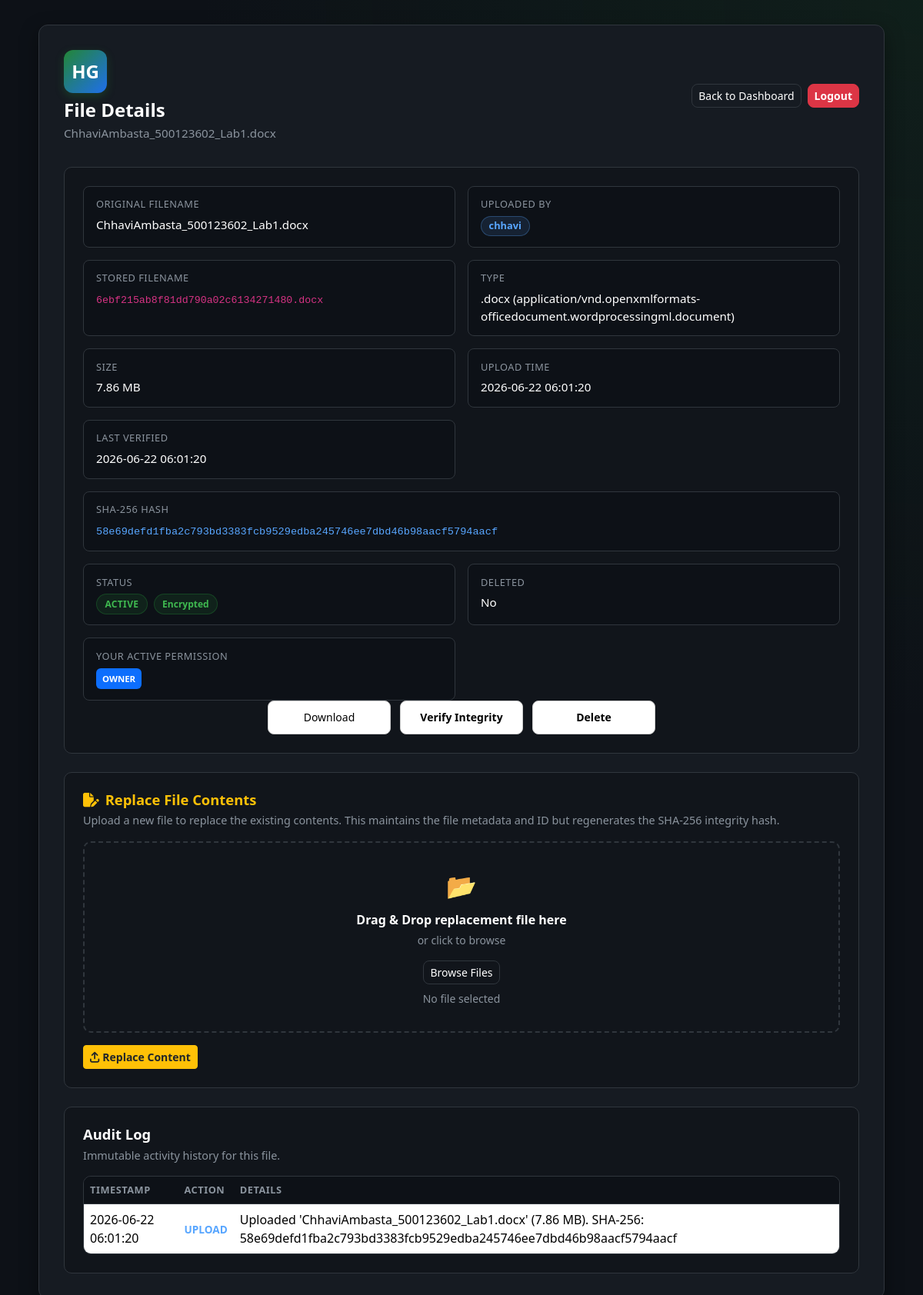
The app's page /files/18 (signed in), older data.
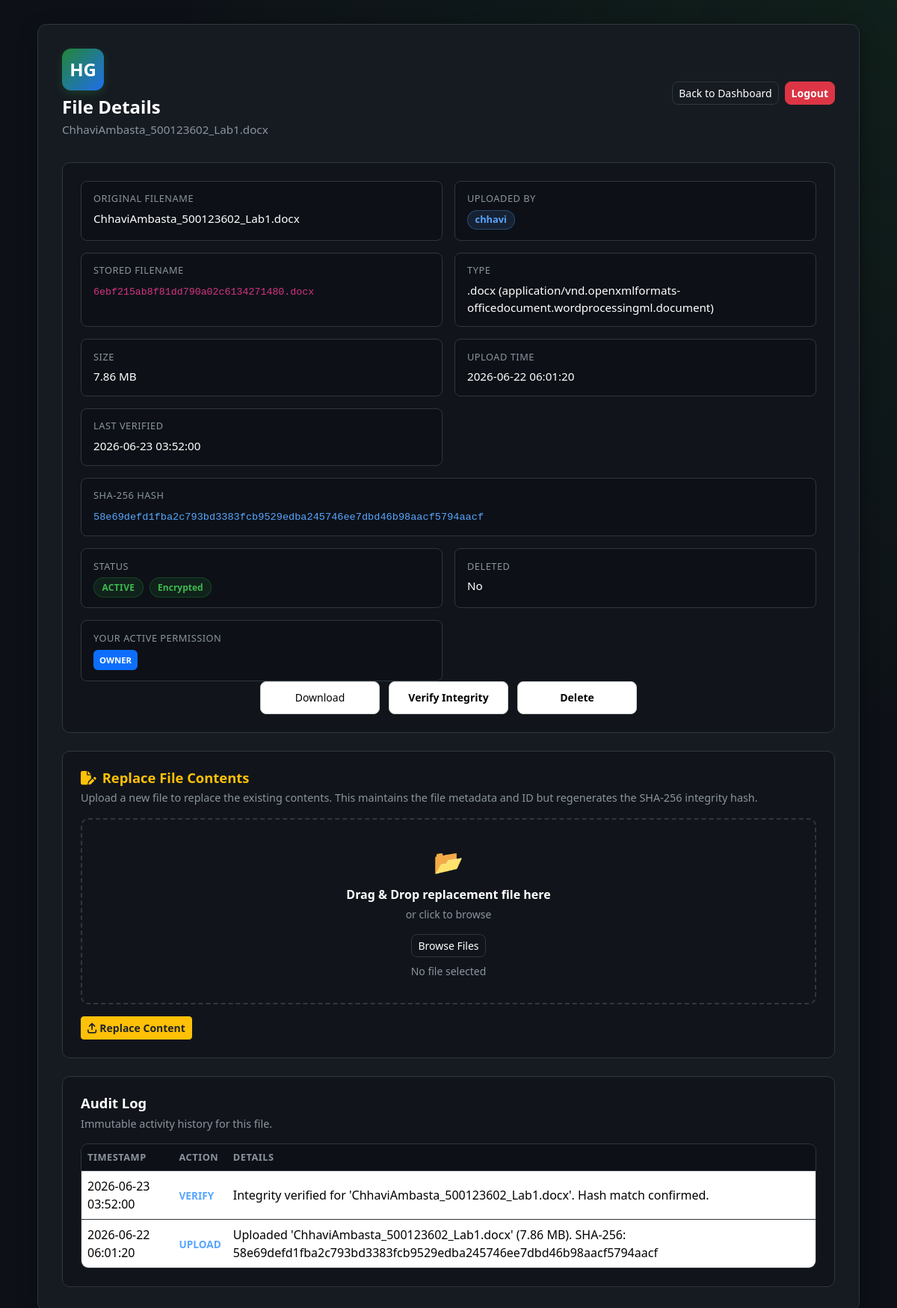
The same page, newer data.
### tables this page shows
CREATE TABLE files (
    id INTEGER PRIMARY KEY AUTOINCREMENT,
    owner_id INTEGER NOT NULL,
    original_filename TEXT NOT NULL,
    stored_filename TEXT NOT NULL,
    file_extension TEXT NOT NULL,
    file_size INTEGER NOT NULL,
    mime_type TEXT NOT NULL,
    sha256_hash TEXT NOT NULL,
    upload_time TIMESTAMP DEFAULT CURRENT_TIMESTAMP,
    last_verified TIMESTAMP,
    status TEXT NOT NULL DEFAULT 'ACTIVE',
    is_deleted INTEGER NOT NULL DEFAULT 0, content_hash TEXT,
    FOREIGN KEY (owner_id) REFERENCES users(id)
);

CREATE TABLE file_audit_logs (
    id INTEGER PRIMARY KEY AUTOINCREMENT,
    file_id INTEGER,
    user_id INTEGER NOT NULL,
    action TEXT NOT NULL,
    timestamp TIMESTAMP DEFAULT CURRENT_TIMESTAMP,
    details TEXT,
    FOREIGN KEY (file_id) REFERENCES files(id),
    FOREIGN KEY (user_id) REFERENCES users(id)
);

### file_routes.py (the view)
    @files_bp.route("/files/<int:file_id>")
    @login_required
    def file_details(file_id):
        conn = get_db_connection()
        try:
            file_record = get_file_by_id(conn, file_id, include_deleted=True)
            if not file_record:
                flash("File not found.", "danger")
                return redirect(url_for("dashboard"))
            if not has_read_permission(conn, file_id, current_user_id()):
                flash("You do not have permission to view this file's details. Request access first.", "warning")
                return redirect(url_for("dashboard"))
            file_record, audit_logs = get_file_audit_logs(conn, file_id)
            role = get_user_file_permission(conn, file_id, current_user_id())
            can_write = has_write_permission(conn, file_id, current_user_id())
        finally:
            conn.close()
        return render_template(
            "file_details.html",
            username=session.get("username"),
            file_record=file_record,
            audit_logs=audit_logs,
            formatted_size=format_file_size(file_record["file_size"]),
            truncated_hash=truncate_hash(file_record["sha256_hash"]),
            is_owner=is_file_owner(file_record, current_user_id()),
            role=role,
            can_write=can_write,
        )

### app.py (called while the page is built)
def get_db_connection():
    conn = sqlite3.connect(DATABASE_PATH)
    conn.row_factory = sqlite3.Row
    return conn

def utc_now():
    return datetime.utcnow()

def login_required(view_func):
    @wraps(view_func)
    def wrapped_view(*args, **kwargs):
        if "user_id" not in session:
            flash("Please log in to access the dashboard.", "warning")
            return redirect(url_for("login"))
        last_activity = session.get("last_activity")
        if last_activity and (utc_now().timestamp() - last_activity) > SESSION_TIMEOUT_SECONDS:
            session.clear()
            flash("Your session has expired due to inactivity. Please log in again.", "warning")
            return redirect(url_for("login"))
        session["last_activity"] = utc_now().timestamp()
        return view_func(*args, **kwargs)
    return wrapped_view

### file_service.py (called while the page is built)
def format_file_size(num_bytes):
    if num_bytes < 1024:
        return f"{num_bytes} B"
    if num_bytes < 1024 * 1024:
        return f"{num_bytes / 1024:.1f} KB"
    if num_bytes < 1024 * 1024 * 1024:
        return f"{num_bytes / (1024 * 1024):.2f} MB"
    return f"{num_bytes / (1024 * 1024 * 1024):.2f} GB"

### templates/file_details.html (shortened to what the changed rows need)
<!DOCTYPE html>
<html lang="en">
<head>
    <link href="https://cdn.jsdelivr.net/npm/bootstrap@5.3.3/dist/css/bootstrap.min.css" rel="stylesheet">
    <link rel="stylesheet" href="https://cdnjs.cloudflare.com/ajax/libs/font-awesome/6.4.0/css/all.min.css">
    <link rel="stylesheet" href="{{ url_for('static', filename='css/style.css') }}">
</head>
<body>
    <div class="dashboard-wrapper">
        <div class="container dashboard-container">
            <div class="dashboard-card dashboard-card-wide mx-auto">
                <div class="dashboard-header">
                    <div>
                        <div class="brand-logo mb-2">HG</div>
                        <h1 class="welcome-text">File Details</h1>
                        <p class="welcome-subtext">{{ file_record.original_filename }}</p>
                    </div>
                </div>
                <section class="dashboard-section">
                    <div class="details-grid">
                        <div class="detail-item">
                            <span class="detail-label">Original Filename</span>
                            <span class="detail-value">{{ file_record.original_filename }}</span>
                        </div>
                        <div class="detail-item">
                            <span class="detail-value"><code>{{ file_record.stored_filename }}</code></span>
                        </div>
                        <div class="detail-item">
                            <span class="detail-label">Type</span>
                            <span class="detail-value">.{{ file_record.file_extension }} ({{ file_record.mime_type }})</span>
                        </div>
                        <div class="detail-item">
                            <span class="detail-label">Upload Time</span>
                            <span class="detail-value">{{ file_record.upload_time }}</span>
                        </div>
                        <div class="detail-item">
                            <span class="detail-label">Last Verified</span>
                            <span class="detail-value">{{ file_record.last_verified or "Not verified yet" }}</span>
                        </div>
                        <div class="detail-item detail-item-full">
                            <span class="detail-value"><code class="hash-full">{{ file_record.sha256_hash }}</code></span>
                        </div>
                        <div class="detail-item">
                            <span class="detail-value">
                                <span class="status-badge status-{{ file_record.status|lower }}">{{ file_record.status }}</span>
                                <span class="encryption-badge ms-1">Encrypted</span>
                            </span>
                        </div>
                        <div class="detail-item">
                            <span class="detail-label">Deleted</span>
                            <span class="detail-value">{{ "Yes" if file_record.is_deleted else "No" }}</span>
                        </div>
                    </div>
                </section>
                {% if can_write and not file_record.is_deleted %}
                <section class="dashboard-section mt-4">
                    <h2 class="section-title text-warning"><i class="fa-solid fa-file-pen me-2"></i>Replace File Contents</h2>
                </section>
                {% endif %}
                <section class="dashboard-section mt-4">
                    <h2 class="section-title">Audit Log</h2>
                    {% if audit_logs %}
                        <div class="table-responsive files-table-wrapper mt-3">
                            <table class="table files-table align-middle">
                                <thead>
                                    <tr>
                                        <th>Timestamp</th>
                                        <th>Action</th>
                                        <th>Details</th>
                                    </tr>
                                </thead>
                                <tbody>
                                    {% for log in audit_logs %}
                                        <tr>
                                            <td>{{ log.timestamp }}</td>
                                            <td><span class="audit-action">{{ log.action }}</span></td>
                                            <td>{{ log.details }}</td>
                                        </tr>
                                    {% endfor %}
                                </tbody>
                            </table>
                        </div>
                    {% else %}
                        <div class="empty-state mt-3">
                            <p class="mb-0">No audit entries recorded for this file.</p>
                        </div>
                    {% endif %}
                </section>
            </div>
        </div>
    </div>
</body>
</html>

Row changes from the older to the newer data that the page shows:
changed files "ChhaviAmbasta_500123602_Lab1.docx": last_verified "2026-06-22 06:01:20" → "2026-06-23 03:52:00"
added file_audit_logs: timestamp "2026-06-23 03:52:00", action "VERIFY", details "Integrity verified for 'ChhaviAmbasta_500123602_Lab1.docx'. Hash match confirmed."
